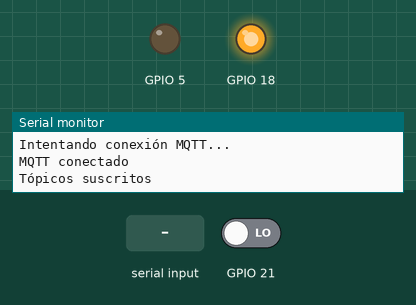
Bench run of a program on a simulated ESP32. Parts: output pins drawn as LEDs (lit = HIGH), the last lines printed to the serial monitor. The inputs (shaded band) are chosen by the test bench; at power-on: GPIO 21 LOW. WiFi joins after 1.5 s; servers stay silent unless stated; no MQTT or app messages arrive unless stated.

Above: at 2.7 s.
2.8 s: GPIO 21 driven HIGH
At 3.3 s:
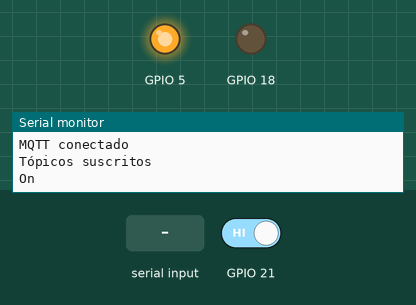
9.8 s: "led=off" received over Serial
At 11.3 s:
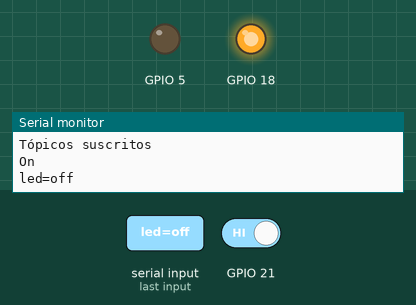
12.3 s: "led=on" received over Serial
At 14.7 s:
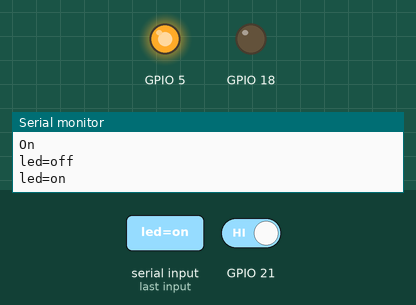
Timing chart, 0 to 15.8 s (numbered marks = the images above; inputs shaded):
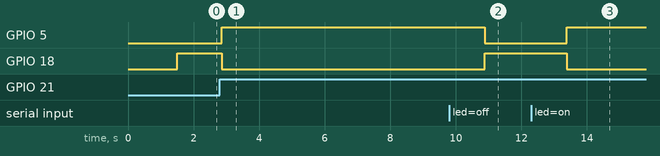

Measured:
- after the input at 2.8 s, GPIO 5: LOW → HIGH after 0.06 s; GPIO 18: HIGH → LOW after 0.06 s
- after the input at 9.8 s, GPIO 5: HIGH → LOW after 1.1 s; GPIO 18: LOW → HIGH after 1.1 s
- after the input at 12.3 s, GPIO 5: LOW → HIGH after 1.1 s; GPIO 18: HIGH → LOW after 1.1 s

The program:

main.cpp
```cpp
/***************************************************************************
 ***************************************************************************
 ** Conexion con un servidor MQTT utilizando una ESP32 Devkit V1_1        **
 ** Oscar Alberto Valles Limas                                            **
 ** Oscar Beltran                                                         **
 ** Instituto tecnológico de Chihuahua                                    **
 ***************************************************************************
 ***************************************************************************
*/
#include <Arduino.h>
#include <WiFiManager.h>          //https://github.com/tzapu/WiFiManager WiFi Configuration Magic
#include <PubSubClient.h>
#include <ControlLed.h> //Libreria para el control de los leds

 //MQTT Setup
const char* mqttServer = "192.168.1.79"; //esta es la Ip del broker rabbitmq, si se esta ejecutando de manera local usa la ip de la maquina del broker
const int mqttPort = 3883;
const char* clientID = "ESP_1"; // Client ID username
const char* topic = "tec1.a1.entrada.error"; // Publish topic

WiFiClient espClient;
PubSubClient client(espClient);

//-------------------- Publicar errores ---------------------
void publishError(const char* msg) {
  client.publish(topic, msg);
}

void reconnect() {
  while (!client.connected()) {
    Serial.println("Intentando conexión MQTT...");
    if (client.connect(clientID)) {
      Serial.println("MQTT conectado");
      client.subscribe("tec1.a1.entrada.error");
      client.subscribe("tec1.a1.entrada.on");
      client.subscribe("tec1.a1.entrada.off");
      client.subscribe("A1");
      Serial.println("Tópicos suscritos");
    }
    else {
      Serial.print("Fallo en conexión MQTT, rc=");
      Serial.print(client.state());
      Serial.println(" intentando de nuevo en 5 segundos");
      publishError("ERROR: Fallo en conexión MQTT");
      delay(5000);  // wait 5sec and retry
    }
  }
}


void callback(char* topic, byte* payload, unsigned int length) {
    String valTpc = String(topic);
    Serial.print("Mensaje recibido en el tópico: ");
    Serial.println(valTpc);

    if (valTpc == "tec1/a1/entrada/on") {
        Serial.println("LED encendido: tec1.a1.entrada.on");
        turnLed(1);
    }

    if (valTpc == "tec1/a1/entrada/off") {
        Serial.println("LED apagado: tec1.a1.entrada.off");
        turnLed(0);
    }
    String data = "";
    for (int i = 0; i < length; i++) {
        Serial.print((char)payload[i]);
        data += (char)payload[i];
    }
    Serial.println("");
}


void setup() {

  Serial.begin(115200);

  WiFiManager wifiManager;
  //wifiManager.resetSettings(); //Esto solo es para modo de prueba, en el codigo final, hay que comentar
  //first parameter is name of access point, second is the password
  wifiManager.autoConnect("ESP32_Prueba", "Itch1234"); //Nombre del hotspot que se va a crear y su contrasena
  Serial.println("Ya estas conectado"); //Impresion de mensaje

  if (WiFi.status() != WL_CONNECTED) {
    publishError("ERROR: No hay conexión WiFi");
  } else {
    publishError("INFO: Conectado a WiFi");
  }

  client.setServer(mqttServer, mqttPort);
  client.setCallback(callback); // Define function which will be called when a message is received.
  setup_(); //Invoca a setup_ que se encuentra en la libreria ControlLed.h

  publishError("INFO: ESP32 iniciada correctamente");
}

void loop() {

  if (!client.connected()) { // If client is not connected
    publishError("ERROR: Cliente MQTT desconectado");
    reconnect(); // Try to reconnect
  }

  client.loop();

  //-------------------------Entrada serial----------------------------------------------
  if (Serial.available() > 0) { //Si el puerto serial esta disponible
    String str = Serial.readString(); //Se lee una cadena de caracteres
    str.trim();
    Serial.println(str);
    publishError("INFO: Mensaje recibido por puerto serial");

    if(str == "led=on") //Si la cadena de caracteres es led=on
      turnLed(1); //Enciendo el led

    if(str == "led=off") //Si la cadena de caracteres es led=off
      turnLed(0);  //El led se va a apgar
  }

  //-----------------------------Entrada del boton --------------------------------------
  evalBtn(); //Se invoca la funcion para evaluar el boton
}
```
